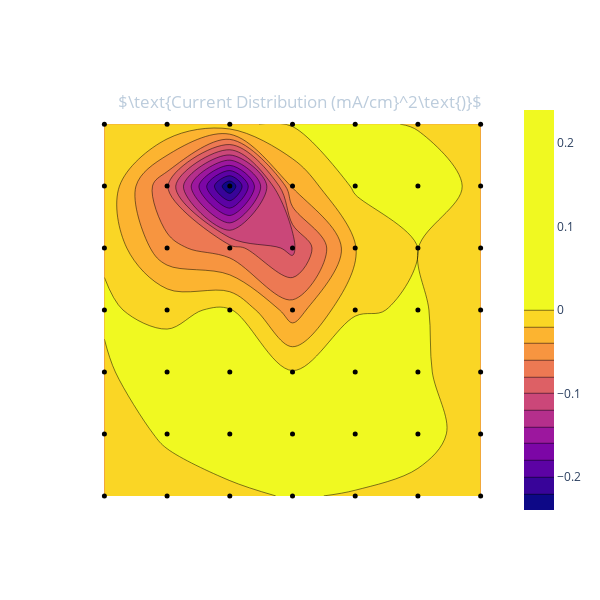

Source (notebook cell):
### Markdown cell above
### Run the following cell just to get a quick reading

### Code cell
currents = data.readCurrents()
apl.plotI(currents)

### Figure 1 — Plotly figure (JSON) as saved in the notebook; plotly's stock layout.template omitted (floating-point values rounded to 4 significant figures)
{"data": [{"ncontours": 20, "type": "contour", "z": [[-0.0007298, -0.001097, -0.001224, 0.0004479, -0.0004494, -0.001594, -0.001405], [-0.001215, 0.0003427, 0.003746, 0.004467, 0.004481, 0.001995, -0.002402], [-0.001064, 0.005015, 0.008559, 0.001177, 0.01011, 0.001934, -0.006506], [0.0009426, -0.002233, 0.001669, -0.0508, -0.001118, 0.001177, -0.005521], [-0.0008535, -0.05434, -0.07178, -0.1065, -0.02123, 6.05e-05, -0.007865], [-0.001738, -0.07765, -0.2397, -0.03703, 0.003308, 0.003002, -0.001249], [-0.00101, -0.001871, -0.001327, 0.00152, 0.0008935, -0.0003523, -0.0008256]], "zmid": 0}, {"marker": {"color": "rgb(0, 0, 0)", "size": 5}, "mode": "markers", "type": "scatter", "x": [0, 1, 2, 3, 4, 5, 6, 0, 1, 2, 3, 4, 5, 6, 0, 1, 2, 3, 4, 5, 6, 0, 1, 2, 3, 4, 5, 6, 0, 1, 2, 3, 4, 5, 6, 0, 1, 2, 3, 4, 5, 6, 0, 1, 2, 3, 4, 5, 6], "y": [0, 0, 0, 0, 0, 0, 0, 1, 1, 1, 1, 1, 1, 1, 2, 2, 2, 2, 2, 2, 2, 3, 3, 3, 3, 3, 3, 3, 4, 4, 4, 4, 4, 4, 4, 5, 5, 5, 5, 5, 5, 5, 6, 6, 6, 6, 6, 6, 6]}], "layout": {"height": 600, "paper_bgcolor": "rgba(0,0,0,0)", "plot_bgcolor": "rgba(0,0,0,0)", "title": {"font": {"color": "#BCCCDC"}, "text": "$\\text{Current Distribution (mA/cm}^2\\text{)}$", "x": 0.5, "xanchor": "center", "y": 0.84, "yanchor": "top"}, "width": 600, "xaxis": {"showgrid": false, "showticklabels": false, "tickmode": "linear"}, "yaxis": {"showgrid": false, "showticklabels": false}}}
